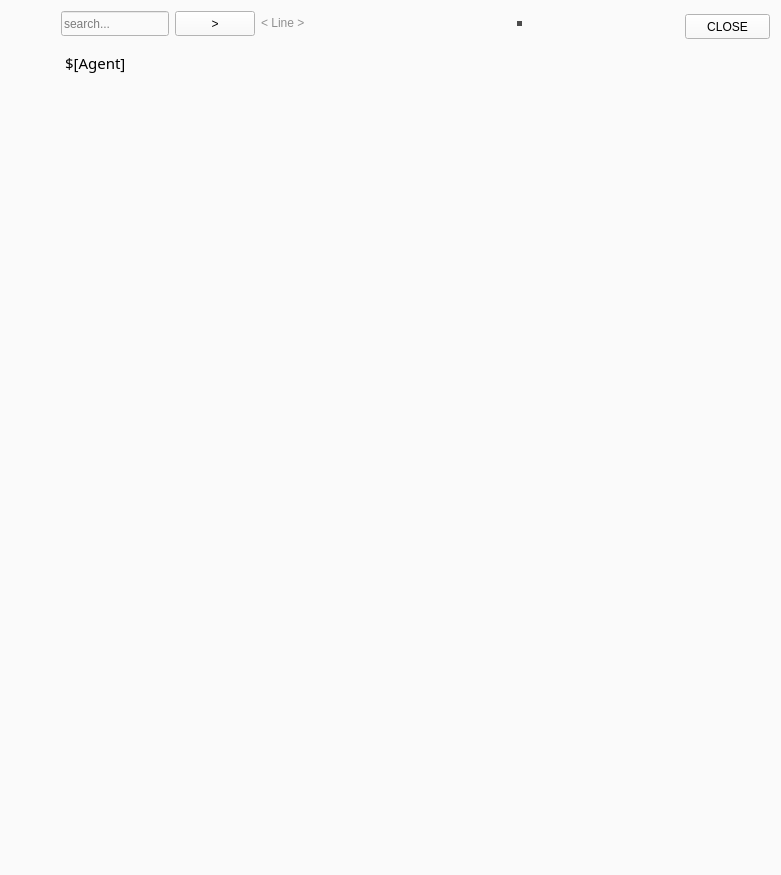
<?xml version="1.0" encoding="UTF-8"?>
<ui version="4.0">
 <class>Dialog</class>
 <widget class="QWidget" name="Dialog">
  <property name="windowModality">
   <enum>Qt::WindowModal</enum>
  </property>
  <property name="geometry">
   <rect>
    <x>0</x>
    <y>0</y>
    <width>781</width>
    <height>875</height>
   </rect>
  </property>
  <property name="sizePolicy">
   <sizepolicy hsizetype="Expanding" vsizetype="Expanding">
    <horstretch>0</horstretch>
    <verstretch>0</verstretch>
   </sizepolicy>
  </property>
  <property name="minimumSize">
   <size>
    <width>200</width>
    <height>100</height>
   </size>
  </property>
  <property name="maximumSize">
   <size>
    <width>1620</width>
    <height>2000</height>
   </size>
  </property>
  <property name="acceptDrops">
   <bool>true</bool>
  </property>
  <property name="windowTitle">
   <string>Edit Agent</string>
  </property>
  <property name="styleSheet">
   <string notr="true">background-color: rgb(250, 250,250);</string>
  </property>
  <layout class="QGridLayout" name="gridLayout">
   <item row="1" column="5" colspan="3">
    <widget class="QPlainTextEdit" name="textEdit2">
     <property name="enabled">
      <bool>true</bool>
     </property>
     <property name="sizePolicy">
      <sizepolicy hsizetype="Fixed" vsizetype="Fixed">
       <horstretch>0</horstretch>
       <verstretch>0</verstretch>
      </sizepolicy>
     </property>
     <property name="minimumSize">
      <size>
       <width>5</width>
       <height>5</height>
      </size>
     </property>
     <property name="maximumSize">
      <size>
       <width>5</width>
       <height>5</height>
      </size>
     </property>
     <property name="font">
      <font>
       <family>Segoe MDL2 Assets</family>
       <pointsize>9</pointsize>
      </font>
     </property>
     <property name="styleSheet">
      <string notr="true">background-color: rgb(75, 75, 75);
color: rgb(181, 181, 181);
border-radius:15px;</string>
     </property>
     <property name="frameShadow">
      <enum>QFrame::Raised</enum>
     </property>
     <property name="verticalScrollBarPolicy">
      <enum>Qt::ScrollBarAsNeeded</enum>
     </property>
     <property name="horizontalScrollBarPolicy">
      <enum>Qt::ScrollBarAsNeeded</enum>
     </property>
     <property name="lineWrapMode">
      <enum>QPlainTextEdit::NoWrap</enum>
     </property>
     <property name="plainText">
      <string/>
     </property>
     <property name="tabStopWidth">
      <number>30</number>
     </property>
    </widget>
   </item>
   <item row="1" column="3">
    <widget class="QPushButton" name="nextButton">
     <property name="sizePolicy">
      <sizepolicy hsizetype="Fixed" vsizetype="Fixed">
       <horstretch>0</horstretch>
       <verstretch>0</verstretch>
      </sizepolicy>
     </property>
     <property name="minimumSize">
      <size>
       <width>30</width>
       <height>25</height>
      </size>
     </property>
     <property name="text">
      <string>&gt;</string>
     </property>
     <property name="autoDefault">
      <bool>true</bool>
     </property>
    </widget>
   </item>
   <item row="1" column="2">
    <widget class="QLineEdit" name="searchEdit">
     <property name="sizePolicy">
      <sizepolicy hsizetype="Fixed" vsizetype="Fixed">
       <horstretch>0</horstretch>
       <verstretch>0</verstretch>
      </sizepolicy>
     </property>
     <property name="minimumSize">
      <size>
       <width>30</width>
       <height>25</height>
      </size>
     </property>
     <property name="styleSheet">
      <string notr="true"/>
     </property>
     <property name="placeholderText">
      <string>search...</string>
     </property>
    </widget>
   </item>
   <item row="3" column="2" colspan="9">
    <widget class="QPlainTextEdit" name="textEdit">
     <property name="sizePolicy">
      <sizepolicy hsizetype="Expanding" vsizetype="Expanding">
       <horstretch>0</horstretch>
       <verstretch>0</verstretch>
      </sizepolicy>
     </property>
     <property name="minimumSize">
      <size>
       <width>400</width>
       <height>40</height>
      </size>
     </property>
     <property name="font">
      <font>
       <family>Cascadia Code SemiLight</family>
       <pointsize>11</pointsize>
      </font>
     </property>
     <property name="styleSheet">
      <string notr="true">border-radius:10px;
</string>
     </property>
     <property name="locale">
      <locale language="English" country="UnitedStates"/>
     </property>
     <property name="lineWrapMode">
      <enum>QPlainTextEdit::NoWrap</enum>
     </property>
     <property name="plainText">
      <string>$[Agent]</string>
     </property>
     <property name="tabStopWidth">
      <number>30</number>
     </property>
     <property name="placeholderText">
      <string>Insert code here...</string>
     </property>
    </widget>
   </item>
   <item row="1" column="0">
    <spacer name="horizontalSpacer_2">
     <property name="orientation">
      <enum>Qt::Horizontal</enum>
     </property>
     <property name="sizeType">
      <enum>QSizePolicy::Fixed</enum>
     </property>
     <property name="sizeHint" stdset="0">
      <size>
       <width>50</width>
       <height>20</height>
      </size>
     </property>
    </spacer>
   </item>
   <item row="1" column="10" rowspan="2">
    <widget class="QPushButton" name="closeButton">
     <property name="sizePolicy">
      <sizepolicy hsizetype="Fixed" vsizetype="Fixed">
       <horstretch>0</horstretch>
       <verstretch>0</verstretch>
      </sizepolicy>
     </property>
     <property name="minimumSize">
      <size>
       <width>85</width>
       <height>25</height>
      </size>
     </property>
     <property name="text">
      <string>CLOSE</string>
     </property>
    </widget>
   </item>
   <item row="1" column="4">
    <widget class="QLabel" name="lineLabel">
     <property name="sizePolicy">
      <sizepolicy hsizetype="Fixed" vsizetype="Fixed">
       <horstretch>0</horstretch>
       <verstretch>0</verstretch>
      </sizepolicy>
     </property>
     <property name="minimumSize">
      <size>
       <width>250</width>
       <height>0</height>
      </size>
     </property>
     <property name="styleSheet">
      <string notr="true">color: rgb(143, 143, 143);</string>
     </property>
     <property name="text">
      <string>   &lt; Line &gt;</string>
     </property>
    </widget>
   </item>
  </layout>
 </widget>
 <tabstops>
  <tabstop>searchEdit</tabstop>
  <tabstop>nextButton</tabstop>
  <tabstop>textEdit2</tabstop>
  <tabstop>closeButton</tabstop>
  <tabstop>textEdit</tabstop>
 </tabstops>
 <resources/>
 <connections/>
</ui>
